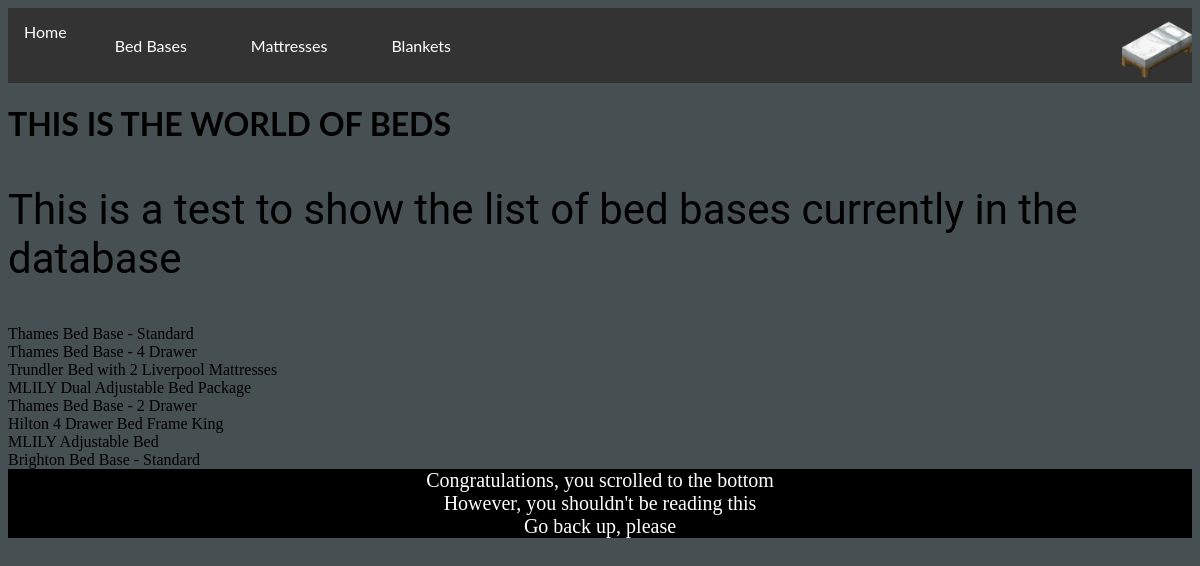
The page /bed_base on the database its author committed.
### tables this page shows
CREATE TABLE Base (BaseID INTEGER PRIMARY KEY AUTOINCREMENT UNIQUE, BaseName TEXT NOT NULL, BaseMaterial TEXT NOT NULL, BaseSize TEXT NOT NULL, BaseColor TEXT NOT NULL, BaseImage TEXT);

### routes.py (the view)
@app.route('/bed_base')  # All Bed Base Route
def all_bed_base():
    conn = sqlite3.connect('beds.db')
    cur = conn.cursor()
    cur.execute("SELECT * FROM Base")
    base = cur.fetchall()
    return render_template('all_base.html', base=base)

### templates/all_base.html (shortened to what this page needs)
{% extends 'layout.html' %}
{% block content %}
<body class="bed_base_route">
<p class="base">
    This is a test to show the list of bed bases currently in the database
    </p>
{% for individual_base in base %} {{individual_base[1]}} <br> {% endfor %}
{% endblock %}

### templates/layout.html (shortened to what this page needs)
<!doctype html>
<html>
<head>
<div class="navbar">
    <ul>
    <li><a class="active" href="/">Home</a></li>
    <div class="dropdown">
    <button class="dropbtn">
      <a href="/bed_base">Bed Bases</a>
    </button>
    </div>
    <div class="dropdown">
    <button class="dropbtn">
      <a href="/mattress">Mattresses</a>
    </button>
    </div>
    <div class="dropdown">
    <button class="dropbtn">
      <a href="/blanket">Blankets</a>
    </button>
    </div>
    <img class="navbar_image" src="/static/images/White_Bed_29.png" width="70" height="70" style="float:right">
  </ul>
</div>
    <link rel="stylesheet" href="/static/style.css">
  </head>
  <body>
    <header>
      <h1>THIS IS THE WORLD OF BEDS</h1>
    </header>
    <main>
      {% block content %}{% endblock %}
    </main>
    <footer>Congratulations, you scrolled to the bottom<br>
      However, you shouldn't be reading this<br>
      Go back up, please</footer>
  </body>
</html>

### static/style.css (style rules this page uses)
body { background-color: #a5b695; }
.bed_base_route { background-color: #464f51; }
p { color: black; font-family: "Roboto", sans-serif; font-size: 42px; }
h1 { font-family: "Lato", sans-serif; }
ul { list-style-type: none; margin: 0; padding: 0; overflow: hidden; background-color: #333; }
li { float: left; }
li a { display: block; color: white; text-align: center; padding: 14px 16px; text-decoration: none; }
.navbar { overflow: hidden; background-color: #333; font-family: "Lato", sans-serif; }
.navbar a { float: left; font-size: 16px; color: white; text-align: center; padding: 14px 16px; text-decoration: none; }
.dropdown { float: left; overflow: hidden; }
.dropdown .dropbtn { font-size: 16px; border: none; outline: none; color: white; padding: 14px 16px; background-color: inherit; font-family: inherit; margin: 0; }
footer { text-align: center; font-size: 20px; background-color: black; color: white; }

### rows shown on the page
Base: BaseName "Thames Bed Base - Standard"
Base: BaseName "Thames Bed Base - 4 Drawer"
Base: BaseName "Trundler Bed with 2 Liverpool Mattresses"
Base: BaseName "MLILY Dual Adjustable Bed Package"
Base: BaseName "Thames Bed Base - 2 Drawer"
Base: BaseName "Hilton 4 Drawer Bed Frame King"
Base: BaseName "MLILY Adjustable Bed"
Base: BaseName "Brighton Bed Base - Standard"
